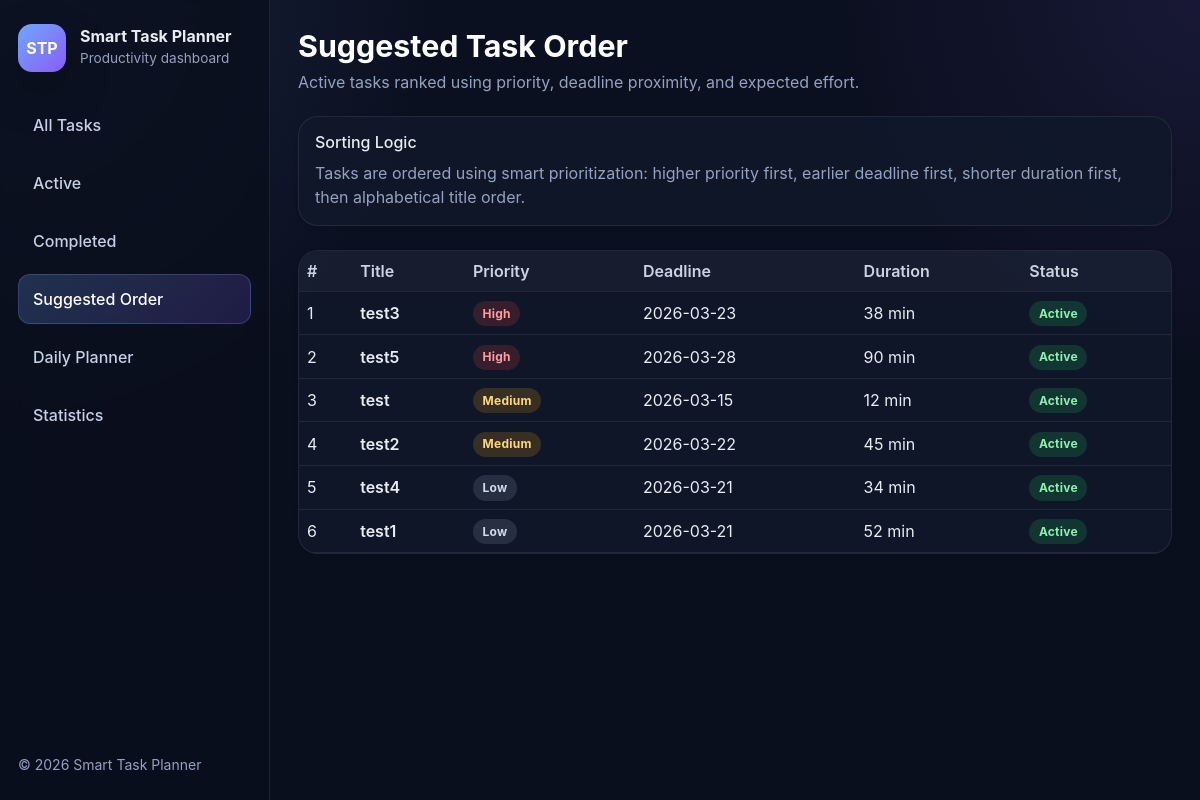
The app's page /suggest, older data.
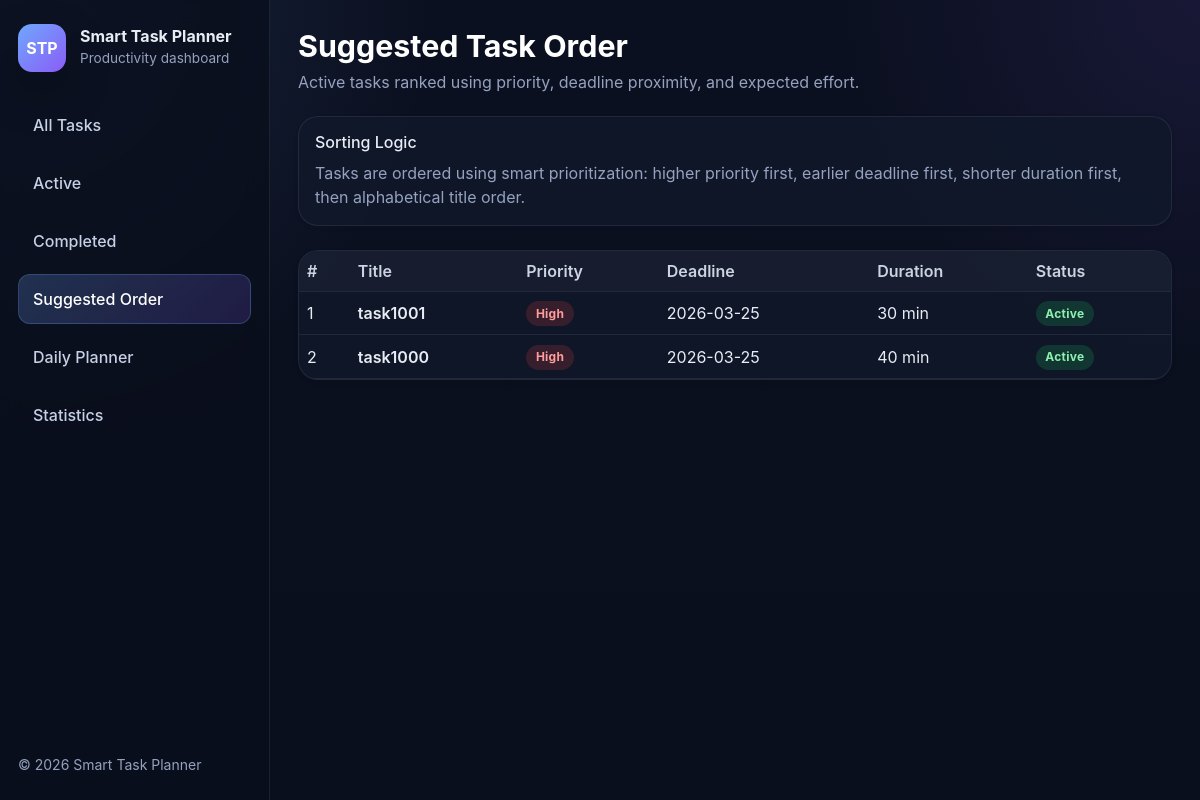
The same page, newer data.
### tables this page shows
CREATE TABLE tasks (
            id INTEGER PRIMARY KEY AUTOINCREMENT,
            title TEXT NOT NULL,
            priority INTEGER NOT NULL,
            deadline TEXT NOT NULL,
            duration INTEGER NOT NULL,
            status TEXT DEFAULT 'pending'
        , actual_duration INTEGER, completed_at TEXT, used_recommendation INTEGER DEFAULT 0, created_at TEXT);

### web/app.py (the view)
@app.route("/suggest")
def suggest():
    tasks = suggest_order(get_all_tasks())
    tasks = _decorate_tasks(tasks)
    return render_template(
        "suggest.html",
        tasks=tasks,
        active_page="suggest",
    )

### core/database.py (called while the page is built)
def get_connection():
    conn = sqlite3.connect(DB_PATH)
    conn.row_factory = sqlite3.Row
    return conn

### core/predictor.py (called while the page is built)
def _parse_deadline_date(deadline_str: str) -> date:
    return date.fromisoformat(str(deadline_str)[:10])

def _weekday_from_deadline(deadline_str: str) -> int:
    return _parse_deadline_date(deadline_str).weekday()

def _is_weekend_deadline(deadline_str: str) -> int:
    return 1 if _weekday_from_deadline(deadline_str) >= 5 else 0

def _days_to_deadline(deadline_str: str) -> int:
    today = date.today()
    deadline_date = _parse_deadline_date(deadline_str)
    return (deadline_date - today).days

def _get_training_rows(limit: int = 500):
    from core.database import get_connection
    with get_connection() as conn:
        cur = conn.cursor()
        cur.execute("""
            SELECT priority, planned_duration, deadline, actual_duration
            FROM task_history
            WHERE actual_duration IS NOT NULL
            ORDER BY id DESC
            LIMIT ?
        """, (limit,))
        rows = cur.fetchall()
    out = []
    for row in rows:
        out.append((
            int(row["priority"]),
            int(row["planned_duration"]),
            str(row["deadline"]),
            int(row["actual_duration"])
        ))
    return out

### core/risk.py (called while the page is built)
def _clamp01(x: float) -> float:
    return max(0.0, min(1.0, x))

def _days_until(deadline_str: str) -> int:
    d = date.fromisoformat(str(deadline_str)[:10])
    return (d - date.today()).days

def _is_weekend_deadline(deadline_str: str) -> bool:
    d = date.fromisoformat(str(deadline_str)[:10])
    return d.weekday() >= 5

def _risk_bucket(p: float) -> str:
    if p >= 0.75:
        return "high"
    if p >= 0.45:
        return "medium"
    return "low"

def _get_active_backlog_count() -> int:
    conn = get_connection()
    cur = conn.cursor()
    cur.execute("SELECT COUNT(*) FROM tasks WHERE status != 'completed'")
    n = cur.fetchone()[0] or 0
    conn.close()
    return int(n)

### core/scheduler.py (called while the page is built)
def parse_deadline(deadline: str) -> datetime:
    deadline = str(deadline).strip()
    for fmt in ("%Y-%m-%d %H:%M", "%Y-%m-%d"):
        try:
            return datetime.strptime(deadline, fmt)
        except ValueError:
            pass
    raise ValueError("Deadline must be in format YYYY-MM-DD or YYYY-MM-DD HH:MM")

### web/app.py (called while the page is built)
def _safe_parse_task_date(deadline_value: str):
    try:
        return date.fromisoformat(str(deadline_value)[:10])
    except Exception:
        return None

### web/templates/suggest.html (shortened to what this page needs)
{% extends "base.html" %}
{% block page_title %}Suggested Task Order{% endblock %}
{% block page_subtitle %}Active tasks ranked using priority, deadline proximity, and expected effort.{% endblock %}
{% block content %}
<div class="card border-0 shadow-sm mb-4">
    <div class="card-body">
        <h3 class="h6 mb-2">Sorting Logic</h3>
        <p class="text-muted mb-0">
            Tasks are ordered using smart prioritization: higher priority first, earlier deadline first,
            shorter duration first, then alphabetical title order.
        </p>
    </div>
</div>
{% if tasks and tasks|length > 0 %}
    <div class="card border-0 shadow-sm">
        <div class="card-body p-0">
            <div class="table-responsive">
                <table class="table align-middle mb-0">
                    <thead>
                        <tr>
                            <th>#</th>
                            <th>Title</th>
                            <th>Priority</th>
                            <th>Deadline</th>
                            <th>Duration</th>
                            <th>Status</th>
                        </tr>
                    </thead>
                    <tbody>
                    {% for t in tasks %}
                        <tr class="{% if t['status'] == 'completed' %}table-secondary{% endif %}">
                            <td>{{ loop.index }}</td>
                            <td class="fw-semibold">{{ t["title"] }}</td>
                            <td>
                                {% if t["priority"] == 3 %}
                                    <span class="badge text-bg-danger">High</span>
                                {% elif t["priority"] == 2 %}
                                    <span class="badge text-bg-warning">Medium</span>
                                {% else %}
                                    <span class="badge text-bg-secondary">Low</span>
                                {% endif %}
                            </td>
                            <td>{{ t["deadline"] }}</td>
                            <td>{{ t["duration"] }} min</td>
                            <td>
                                {% if t["status"] == "completed" %}
                                    <span class="badge text-bg-secondary">Completed</span>
                                {% else %}
                                    <span class="badge text-bg-success">Active</span>
                                {% endif %}
                            </td>
                        </tr>
                    {% endfor %}
                    </tbody>
                </table>
            </div>
        </div>
    </div>
{% endif %}
{% endblock %}

### web/templates/base.html (shortened to what this page needs)
<!DOCTYPE html>
<html lang="en">
<head>
    <link href="https://cdn.jsdelivr.net/npm/bootstrap@5.3.3/dist/css/bootstrap.min.css" rel="stylesheet">
    <link href="{{ url_for('static', filename='style.css') }}" rel="stylesheet">
</head>
<body>
    <div class="app-shell">
        <aside class="sidebar">
            <div>
                <div class="brand">
                    <div class="brand-badge">STP</div>
                    <div>
                        <h1>{{ app_name }}</h1>
                        <p>Productivity dashboard</p>
                    </div>
                </div>
                <nav class="sidebar-nav">
                    <a href="/" class="{% if active_page == 'all' %}active{% endif %}">
                        All Tasks
                    </a>
                    <a href="/active" class="{% if active_page == 'active' %}active{% endif %}">
                        Active
                    </a>
                    <a href="/done" class="{% if active_page == 'done' %}active{% endif %}">
                        Completed
                    </a>
                    <a href="/suggest" class="{% if active_page == 'suggest' %}active{% endif %}">
                        Suggested Order
                    </a>
                    <a href="/planner" class="{% if active_page == 'planner' %}active{% endif %}">
                        Daily Planner
                    </a>
                    <a href="/stats" class="{% if active_page == 'stats' %}active{% endif %}">
                        Statistics
                    </a>
                </nav>
            </div>
            <div class="sidebar-footer">
                <small>© {{ current_year }} {{ app_name }}</small>
            </div>
        </aside>
        <main class="main-content">
            <div class="topbar">
                <h2 class="page-title">{% block page_title %}Dashboard{% endblock %}</h2>
                <p class="page-subtitle">{% block page_subtitle %}Manage tasks, planning, and insights.{% endblock %}</p>
            </div>
            {% block content %}{% endblock %}
        </main>
    </div>
</body>
</html>

### web/static/style.css (style rules this page uses)
:root { --bg: #0b1020; --bg-soft: #121a2f; --panel: #11192b; --panel-2: #18233d; --border: rgba(255, 255, 255, 0.08); --text: #e8ecf3; --muted: #95a2bf; --accent: #6ea8fe; --accent-2: #8b5cf6; --success: #22c55e; --warning: #f59e0b; --danger: #ef4444; --shadow: 0 20px 45px rgba(0, 0, 0, 0.28); --radius-lg: 20px; --radius-md: 14px; }
* { box-sizing: border-box; }
html, body { margin: 0; padding: 0; min-height: 100%; background: radial-gradient(circle at top left, rgba(110, 168, 254, 0.14), transparent 30%), radial-gradient(circle at top right, rgba(139, 92, 246, 0.10), transparent 25%), linear-gradient(180deg, #0b1020 0%, #0a0f1d 100%); color: var(--text); font-family: Inter, system-ui, -apple-system, BlinkMacSystemFont, "Segoe UI", sans-serif; }
a { text-decoration: none; }
.app-shell { display: grid; grid-template-columns: 270px 1fr; min-height: 100vh; }
.sidebar { background: rgba(10, 15, 29, 0.82); backdrop-filter: blur(12px); border-right: 1px solid var(--border); padding: 24px 18px; display: flex; flex-direction: column; justify-content: space-between; position: sticky; top: 0; height: 100vh; }
.brand { display: flex; align-items: center; gap: 14px; margin-bottom: 28px; }
.brand-badge { width: 48px; height: 48px; border-radius: 14px; display: grid; place-items: center; font-weight: 700; color: white; background: linear-gradient(135deg, var(--accent), var(--accent-2)); box-shadow: var(--shadow); }
.brand h1 { font-size: 1rem; margin: 0; font-weight: 700; color: var(--text); }
.brand p { margin: 2px 0 0; color: var(--muted); font-size: 0.85rem; }
.sidebar-nav { display: flex; flex-direction: column; gap: 8px; }
.sidebar-nav a { color: #c7d1e6; padding: 12px 14px; border-radius: 12px; transition: 0.2s ease; border: 1px solid transparent; font-weight: 500; }
.sidebar-nav a.active { background: linear-gradient(135deg, rgba(110, 168, 254, 0.22), rgba(139, 92, 246, 0.18)); border-color: rgba(110, 168, 254, 0.25); color: white; }
.sidebar-footer { color: var(--muted); padding-top: 18px; }
.main-content { padding: 28px; }
.topbar { margin-bottom: 22px; }
.page-title { margin: 0; font-size: 1.9rem; font-weight: 700; color: white; }
.page-subtitle { margin: 6px 0 0; color: var(--muted); }
.glass-card, .card { background: rgba(17, 25, 43, 0.82) !important; border: 1px solid var(--border) !important; border-radius: var(--radius-lg) !important; box-shadow: var(--shadow); color: var(--text); }
.card-body, .card-footer { color: var(--text); }
.text-muted, .form-text, .small.text-muted, .card .text-muted { color: var(--muted) !important; }
.table { --bs-table-bg: transparent; --bs-table-striped-bg: rgba(255, 255, 255, 0.02); --bs-table-striped-color: var(--text); --bs-table-border-color: var(--border); --bs-table-color: var(--text); margin-bottom: 0; }
.table thead th { color: #cbd5e1; font-weight: 600; background: rgba(255, 255, 255, 0.03); border-bottom-color: var(--border); }
.table td, .table th { vertical-align: middle; border-color: var(--border); }
.table-responsive { border-radius: var(--radius-lg); overflow: hidden; }
.badge { border-radius: 999px; padding: 0.55em 0.8em; font-weight: 700; letter-spacing: 0.02em; }
.text-bg-success { background: rgba(34, 197, 94, 0.18) !important; color: #8ef0ae !important; }
.text-bg-danger { background: rgba(239, 68, 68, 0.18) !important; color: #ff9c9c !important; }

Row changes from the older to the newer data that the page shows:
no longer on this page (row edited): tasks: title "test3", priority "High", deadline "2026-03-23", duration "38", status "Active"
no longer on this page (row edited): tasks: title "test5", priority "High", deadline "2026-03-28", duration "90", status "Active"
no longer on this page (row edited): tasks: title "test", priority "Medium", deadline "2026-03-15", duration "12", status "Active"
no longer on this page (row edited): tasks: title "test2", priority "Medium", deadline "2026-03-22", duration "45", status "Active"
no longer on this page (row edited): tasks: title "test4", priority "Low", deadline "2026-03-21", duration "34", status "Active"
no longer on this page (row edited): tasks: title "test1", priority "Low", deadline "2026-03-21", duration "52", status "Active"
added tasks: title "task1001", priority "High", deadline "2026-03-25", duration "30", status "Active"
added tasks: title "task1000", priority "High", deadline "2026-03-25", duration "40", status "Active"
